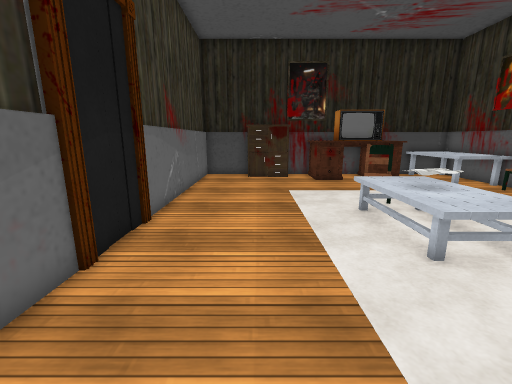
View 1 (above)

13 first-person views from a walk through a 3-D level made in the Unity game engine. The camera is 1.3 m above the floor, tilts 12° down and sees 90° across. The floor is counted in squares, 0.5 m on a side. Each view is taken from the middle of a square. On the plan, view 1 faces up. The plan holds only what a view shows up to about 18 squares ahead; the rest is blank. The player is left out. Some surface patterns are stand-ins.

View 2
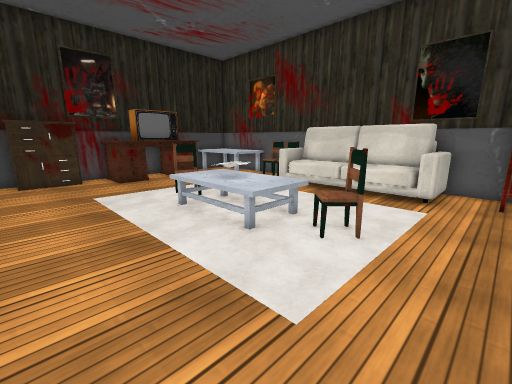

View 3
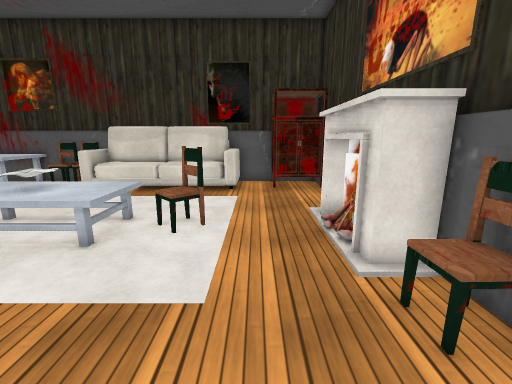

View 4
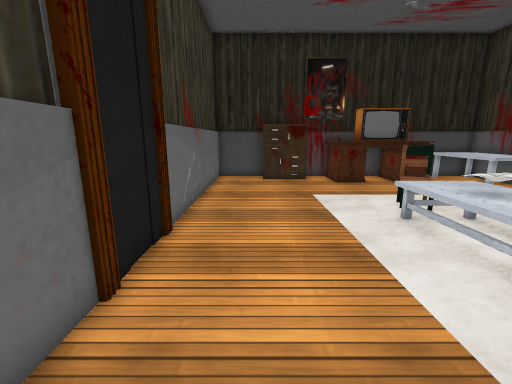

View 5
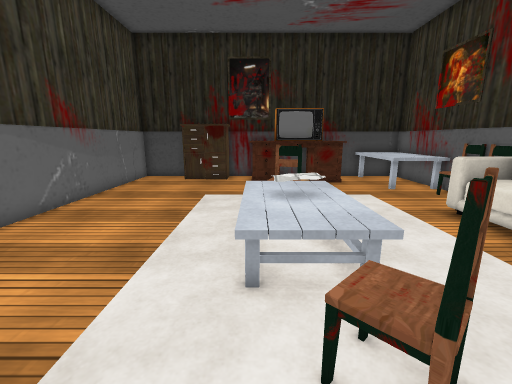

View 6
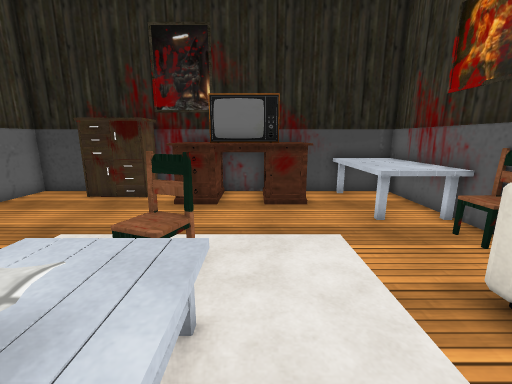

View 7
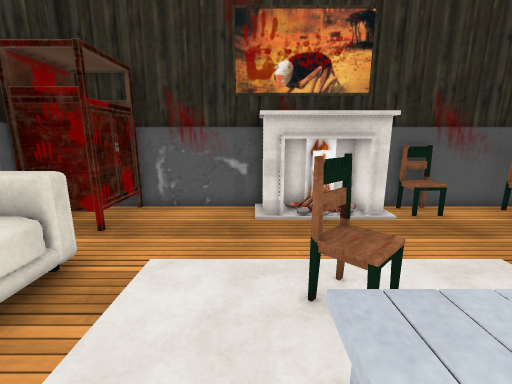

View 8
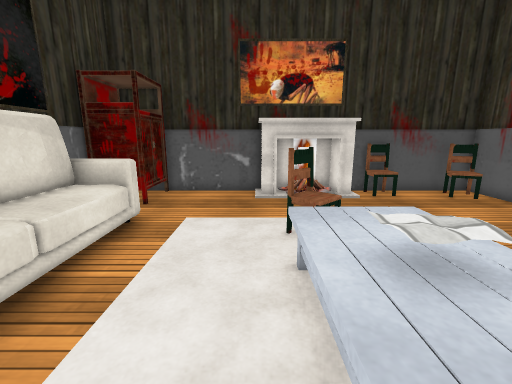

View 9
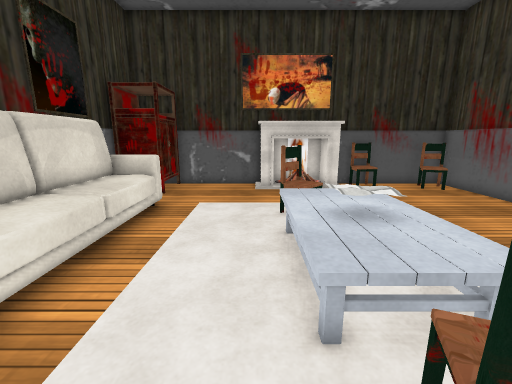

View 10
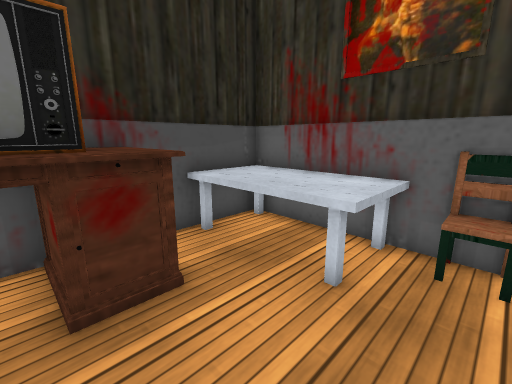

View 11
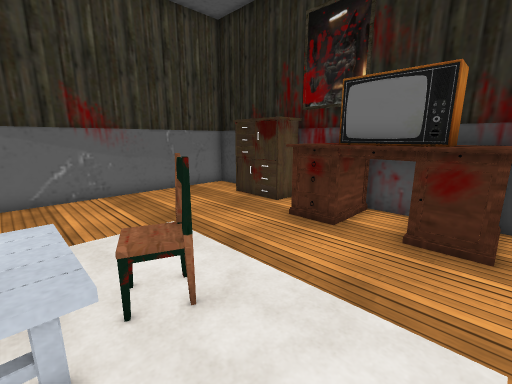

View 12
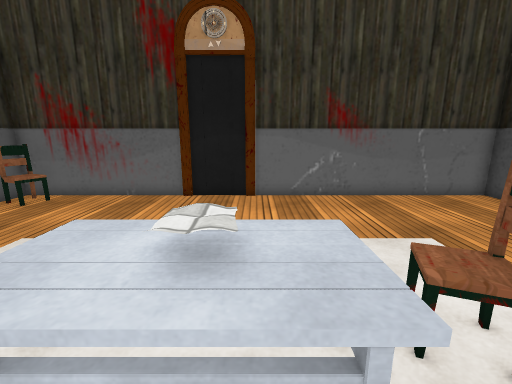

View 13
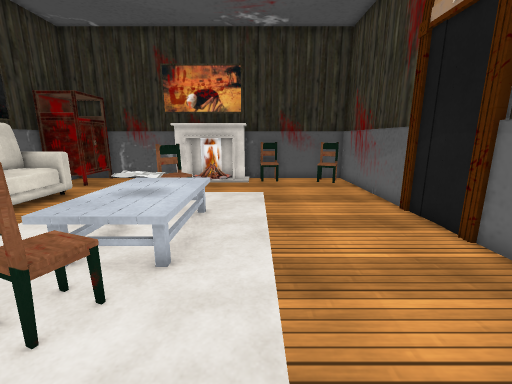

### Floor plan
Key: @ floor where view 1 was taken; # wall or solid block; . floor; = window, fence, low wall or low ledge; ^ raised ledge; E elevator; O other object.
Columns run from 4 left of view 1 to 14 right of it. Each row starts with its distance up from view 1.
 19       ###^^^^######
 18  ###  # ^^ ^^^ ^^^#
 17  #.####.^^##^^.^^^#
 16  #......^^###^.^^^#
 15  #.............^^^#
 14  #.............^^^#
 13  #...............=#
 12  #...............=#
 11  #.......##......=#
 10 # .......##....=  #
  9 ##......^^^....=###
  8 E#......^O^....^^##
  7 E#......OOO....^^#
  6 E.......^^^....^^#
  5 E#......^^^....^^#
  4 E .............^^##
  3 # .......##....^^##
  2 # .............^^=#
  1  #...............##
  0  #..@..........####
 -1  #....######...##
 -2  =#  =##  ######
 -3    ####

Positions as (right, up) in squares from view 1, and headings:
1: (0, 0), facing up
2: (-1, 0), facing up-right
3: (-2, 1), facing right
4: (-1, 1), facing up
5: (4, 1), facing up
6: (7, 6), facing up
7: (7, 7), facing down
8: (7, 10), facing down
9: (7, 12), facing down
10: (7, 12), facing up-right
11: (9, 9), facing up-left
12: (8, 8), facing left
13: (2, 14), facing down
